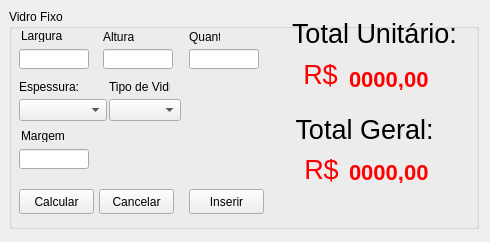
<?xml version="1.0" encoding="UTF-8"?>
<ui version="4.0">
 <class>Tela_fixo</class>
 <widget class="QMainWindow" name="Tela_fixo">
  <property name="geometry">
   <rect>
    <x>0</x>
    <y>0</y>
    <width>490</width>
    <height>242</height>
   </rect>
  </property>
  <property name="minimumSize">
   <size>
    <width>490</width>
    <height>220</height>
   </size>
  </property>
  <property name="windowTitle">
   <string>Vidro Fixo</string>
  </property>
  <widget class="QWidget" name="centralwidget">
   <widget class="QGroupBox" name="groupBox_fixos">
    <property name="geometry">
     <rect>
      <x>9</x>
      <y>9</y>
      <width>470</width>
      <height>220</height>
     </rect>
    </property>
    <property name="minimumSize">
     <size>
      <width>470</width>
      <height>220</height>
     </size>
    </property>
    <property name="maximumSize">
     <size>
      <width>470</width>
      <height>0</height>
     </size>
    </property>
    <property name="title">
     <string>Vidro Fixo</string>
    </property>
    <widget class="QLabel" name="label_largura">
     <property name="geometry">
      <rect>
       <x>12</x>
       <y>20</y>
       <width>47</width>
       <height>13</height>
      </rect>
     </property>
     <property name="text">
      <string>Largura</string>
     </property>
    </widget>
    <widget class="QLineEdit" name="lineEdit_largura">
     <property name="geometry">
      <rect>
       <x>10</x>
       <y>40</y>
       <width>70</width>
       <height>20</height>
      </rect>
     </property>
    </widget>
    <widget class="QLabel" name="label_altura">
     <property name="geometry">
      <rect>
       <x>94</x>
       <y>20</y>
       <width>31</width>
       <height>16</height>
      </rect>
     </property>
     <property name="text">
      <string>Altura</string>
     </property>
    </widget>
    <widget class="QLineEdit" name="lineEdit_altura">
     <property name="geometry">
      <rect>
       <x>94</x>
       <y>40</y>
       <width>70</width>
       <height>20</height>
      </rect>
     </property>
    </widget>
    <widget class="QLabel" name="label_quantidade">
     <property name="geometry">
      <rect>
       <x>180</x>
       <y>20</y>
       <width>31</width>
       <height>16</height>
      </rect>
     </property>
     <property name="text">
      <string>Quant</string>
     </property>
    </widget>
    <widget class="QLineEdit" name="lineEdit_quantidade">
     <property name="geometry">
      <rect>
       <x>180</x>
       <y>40</y>
       <width>70</width>
       <height>20</height>
      </rect>
     </property>
    </widget>
    <widget class="QPushButton" name="pushButton_calcular">
     <property name="geometry">
      <rect>
       <x>10</x>
       <y>180</y>
       <width>75</width>
       <height>25</height>
      </rect>
     </property>
     <property name="text">
      <string>Calcular</string>
     </property>
    </widget>
    <widget class="QPushButton" name="pushButton_cancelar">
     <property name="geometry">
      <rect>
       <x>90</x>
       <y>180</y>
       <width>75</width>
       <height>25</height>
      </rect>
     </property>
     <property name="text">
      <string>Cancelar</string>
     </property>
    </widget>
    <widget class="QLineEdit" name="lineEdit_margem">
     <property name="geometry">
      <rect>
       <x>10</x>
       <y>140</y>
       <width>70</width>
       <height>20</height>
      </rect>
     </property>
    </widget>
    <widget class="QLabel" name="label_margem">
     <property name="geometry">
      <rect>
       <x>12</x>
       <y>120</y>
       <width>47</width>
       <height>13</height>
      </rect>
     </property>
     <property name="text">
      <string>Margem</string>
     </property>
    </widget>
    <widget class="QLabel" name="label_total_unitario">
     <property name="geometry">
      <rect>
       <x>280</x>
       <y>9</y>
       <width>171</width>
       <height>31</height>
      </rect>
     </property>
     <property name="text">
      <string>&lt;html&gt;&lt;head/&gt;&lt;body&gt;&lt;p align=&quot;center&quot;&gt;&lt;span style=&quot; font-size:20pt;&quot;&gt;Total Unitário:&lt;/span&gt;&lt;/p&gt;&lt;/body&gt;&lt;/html&gt;</string>
     </property>
    </widget>
    <widget class="QLabel" name="label_total_geral">
     <property name="geometry">
      <rect>
       <x>270</x>
       <y>105</y>
       <width>171</width>
       <height>31</height>
      </rect>
     </property>
     <property name="text">
      <string>&lt;html&gt;&lt;head/&gt;&lt;body&gt;&lt;p align=&quot;center&quot;&gt;&lt;span style=&quot; font-size:20pt;&quot;&gt;Total Geral:&lt;/span&gt;&lt;/p&gt;&lt;/body&gt;&lt;/html&gt;</string>
     </property>
    </widget>
    <widget class="QComboBox" name="comboBox_vidro">
     <property name="geometry">
      <rect>
       <x>100</x>
       <y>90</y>
       <width>69</width>
       <height>20</height>
      </rect>
     </property>
     <property name="sizeAdjustPolicy">
      <enum>QComboBox::AdjustToContents</enum>
     </property>
     <property name="placeholderText">
      <string>Vidro</string>
     </property>
    </widget>
    <widget class="QLabel" name="label_cifra_unitario">
     <property name="geometry">
      <rect>
       <x>291</x>
       <y>50</y>
       <width>41</width>
       <height>31</height>
      </rect>
     </property>
     <property name="text">
      <string>&lt;html&gt;&lt;head/&gt;&lt;body&gt;&lt;p align=&quot;center&quot;&gt;&lt;span style=&quot; font-size:20pt; color:#ff0000;&quot;&gt;R$&lt;/span&gt;&lt;/p&gt;&lt;/body&gt;&lt;/html&gt;</string>
     </property>
    </widget>
    <widget class="QLabel" name="label_cifra_geral">
     <property name="geometry">
      <rect>
       <x>292</x>
       <y>145</y>
       <width>41</width>
       <height>31</height>
      </rect>
     </property>
     <property name="text">
      <string>&lt;html&gt;&lt;head/&gt;&lt;body&gt;&lt;p align=&quot;center&quot;&gt;&lt;span style=&quot; font-size:20pt; color:#ff0000;&quot;&gt;R$&lt;/span&gt;&lt;/p&gt;&lt;/body&gt;&lt;/html&gt;</string>
     </property>
    </widget>
    <widget class="QLabel" name="label_valor_total_unitario">
     <property name="geometry">
      <rect>
       <x>340</x>
       <y>60</y>
       <width>91</width>
       <height>21</height>
      </rect>
     </property>
     <property name="styleSheet">
      <string notr="true">QLabel {
	color: red;
	font-size: 22px;
	font-weight: bold;
}</string>
     </property>
     <property name="frameShape">
      <enum>QFrame::NoFrame</enum>
     </property>
     <property name="frameShadow">
      <enum>QFrame::Plain</enum>
     </property>
     <property name="lineWidth">
      <number>1</number>
     </property>
     <property name="text">
      <string>0000,00</string>
     </property>
     <property name="margin">
      <number>0</number>
     </property>
     <property name="indent">
      <number>-1</number>
     </property>
    </widget>
    <widget class="QLabel" name="label_valor_total_geral">
     <property name="geometry">
      <rect>
       <x>340</x>
       <y>153</y>
       <width>91</width>
       <height>21</height>
      </rect>
     </property>
     <property name="styleSheet">
      <string notr="true">QLabel {
	color: red;
	font-size: 22px;
	font-weight: bold;
}</string>
     </property>
     <property name="frameShape">
      <enum>QFrame::NoFrame</enum>
     </property>
     <property name="text">
      <string>0000,00</string>
     </property>
    </widget>
    <widget class="QLabel" name="label_tipo_vidro">
     <property name="geometry">
      <rect>
       <x>100</x>
       <y>70</y>
       <width>61</width>
       <height>16</height>
      </rect>
     </property>
     <property name="text">
      <string>Tipo de Vidro</string>
     </property>
    </widget>
    <widget class="QPushButton" name="pushButton_inserir">
     <property name="geometry">
      <rect>
       <x>180</x>
       <y>180</y>
       <width>75</width>
       <height>25</height>
      </rect>
     </property>
     <property name="text">
      <string>Inserir</string>
     </property>
    </widget>
    <widget class="QLabel" name="label_espessura">
     <property name="geometry">
      <rect>
       <x>10</x>
       <y>70</y>
       <width>61</width>
       <height>16</height>
      </rect>
     </property>
     <property name="text">
      <string>Espessura:</string>
     </property>
    </widget>
    <widget class="QComboBox" name="comboBox_espessura">
     <property name="geometry">
      <rect>
       <x>10</x>
       <y>90</y>
       <width>75</width>
       <height>20</height>
      </rect>
     </property>
     <property name="currentText">
      <string>Espessura</string>
     </property>
     <property name="sizeAdjustPolicy">
      <enum>QComboBox::AdjustToContents</enum>
     </property>
     <property name="placeholderText">
      <string>Espessura</string>
     </property>
     <item>
      <property name="text">
       <string>08mm</string>
      </property>
     </item>
     <item>
      <property name="text">
       <string>10mm</string>
      </property>
     </item>
    </widget>
   </widget>
  </widget>
 </widget>
 <tabstops>
  <tabstop>lineEdit_largura</tabstop>
  <tabstop>lineEdit_altura</tabstop>
  <tabstop>lineEdit_quantidade</tabstop>
  <tabstop>comboBox_vidro</tabstop>
  <tabstop>lineEdit_margem</tabstop>
  <tabstop>pushButton_calcular</tabstop>
  <tabstop>pushButton_cancelar</tabstop>
 </tabstops>
 <resources/>
 <connections/>
</ui>
